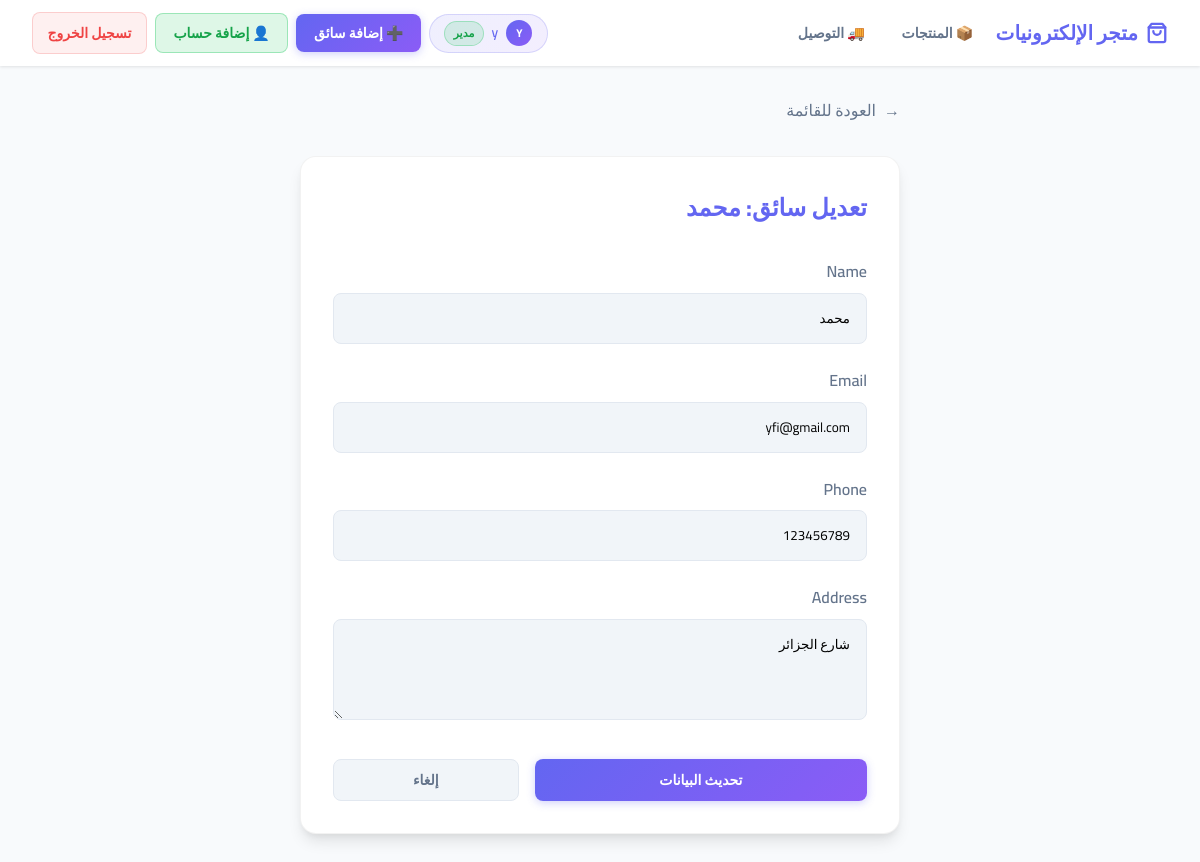
/delivery/edit/6/ (signed in), run on the app's committed database.
### delivery/models.py (models this page shows, shortened)
class Delivery(models.Model):
    name = models.CharField(max_length=100)
    email = models.CharField(max_length=100)
    phone = models.IntegerField()
    address = models.CharField(max_length=100)

### delivery/views.py (the view, shortened to what this page needs)
# urls.py: path('edit/<int:pk>/', views.DeliveryUpdateView.as_view(), name='delivery_update'),
class DeliveryUpdateView(LoginRequiredMixin, PermissionRequiredMixin, View):
    template_name = 'delivery/edit.html'
    permission_required = 'delivery.change_delivery'
    raise_exception = True
    def get(self, request, pk):
        delivery = get_object_or_404(Delivery, pk=pk)
        form = DeliveryForm(instance=delivery)
        return render(request, self.template_name, {'form': form, 'delivery': delivery})

### delivery/forms.py
class DeliveryForm(forms.ModelForm):
    class Meta:
        model = Delivery
        fields = ['name', 'email', 'phone', 'address']
        widgets = {
            'name': forms.TextInput(attrs={'class': 'form-control', 'placeholder': 'اسم السائق'}),
            'email': forms.EmailInput(attrs={'class': 'form-control', 'placeholder': 'البريد الإلكتروني'}),
            'phone': forms.TextInput(attrs={'class': 'form-control', 'placeholder': 'رقم الهاتف'}),
            'address': forms.Textarea(attrs={'class': 'form-control', 'placeholder': 'العنوان', 'rows': 3}),
        }

### delivery/templates/delivery/edit.html (shortened to what this page needs)
{% extends 'delivery/base.html' %}
{% block content %}
<div style="max-width: 600px; margin: 0 auto;">
    <div style="margin-bottom: 2rem;">
        <a href="{% url 'delivery:delivery_list' %}" style="text-decoration: none; color: var(--text-muted); display: flex; align-items: center; gap: 0.5rem;">
            <span>&rarr;</span> العودة للقائمة
        </a>
    </div>
    <div class="card">
        <h2 style="margin-bottom: 2rem; font-weight: 700; color: var(--primary);">تعديل سائق: {{ delivery.name }}</h2>
        <form method="post">
            {% for field in form %}
            <div class="form-group">
                <label for="{{ field.id_for_label }}">{{ field.label }}</label>
                {{ field }}
            </div>
            {% endfor %}
            <div style="margin-top: 2rem; display: flex; gap: 1rem;">
                <button type="submit" class="btn btn-primary" style="flex: 2;">تحديث البيانات</button>
                <a href="{% url 'delivery:delivery_list' %}" class="btn btn-secondary" style="flex: 1;">إلغاء</a>
            </div>
        </form>
    </div>
</div>
{% endblock %}

### delivery/templates/delivery/base.html (shortened to what this page needs)
{% load static %}
<!DOCTYPE html>
<html lang="ar" dir="rtl">
<head>
    <link href="{% static 'css/style.css' %}" rel="stylesheet">
</head>
<body>
    <nav class="navbar">
        <div class="navbar-links" style="flex:1;">
            <a href="{% url 'delivery:delivery_list' %}" class="navbar-brand">
                <svg width="22" height="22" viewBox="0 0 24 24" fill="none" stroke="currentColor" stroke-width="2.5" stroke-linecap="round" stroke-linejoin="round">
                    <path d="M6 2 3 6v14a2 2 0 0 0 2 2h14a2 2 0 0 0 2-2V6l-3-4Z"/>
                    <path d="M3 6h18"/><path d="M16 10a4 4 0 0 1-8 0"/>
                </svg>
                متجر الإلكترونيات
            </a>
            {% if user.is_authenticated %}
            <a href="{% url 'products:product_list' %}" class="nav-link" id="nav_products">📦 المنتجات</a>
            <a href="{% url 'delivery:delivery_list' %}" class="nav-link" id="nav_delivery">🚚 التوصيل</a>
            {% endif %}
        </div>
        <div class="navbar-links">
            {% if user.is_authenticated %}
                <div class="user-badge">
                    <div class="avatar">{{ user.username|slice:":1"|upper }}</div>
                    <span>{{ user.username }}</span>
                    {% if user.is_staff %}
                        <span class="permission-badge">مدير</span>
                    {% endif %}
                </div>
                {% if perms.delivery.add_delivery or user.is_staff %}
                <a href="{% url 'delivery:delivery_create' %}" class="btn btn-primary" id="nav_add_delivery">
                    ➕ إضافة سائق
                </a>
                {% endif %}
                {% if user.username == 'y' or user.is_superuser %}
                <a href="{% url 'accounts:register' %}" class="btn" id="nav_add_account"
                   style="background:rgba(34,197,94,0.15);color:#16a34a;border:1px solid rgba(34,197,94,0.35);">
                    👤 إضافة حساب
                </a>
                {% endif %}
                <form method="post" action="{% url 'accounts:logout' %}" class="logout-form">
                    <button type="submit" class="btn-logout" id="nav_logout_btn">تسجيل الخروج</button>
                </form>
            {% else %}
                <a href="{% url 'accounts:login' %}" class="btn btn-outline" id="nav_login_btn">تسجيل الدخول</a>
            {% endif %}
        </div>
    </nav>
    <div class="container animate-fade-in">
        {% block content %}{% endblock %}
    </div>
</body>
</html>

### static/css/style.css (style rules this page uses)
:root { --primary: #6366f1; --primary-hover: #4f46e5; --secondary: #64748b; --bg: #f8fafc; --card-bg: #ffffff; --text-main: #1e293b; --text-muted: #64748b; --danger: #ef4444; --success: #22c55e; --shadow: 0 10px 15px -3px rgba(0, 0, 0, 0.1), 0 4px 6px -2px rgba(0, 0, 0, 0.05); }
* { margin: 0; padding: 0; box-sizing: border-box; }
body { font-family: 'Cairo', 'Outfit', sans-serif; background-color: var(--bg); color: var(--text-main); line-height: 1.6; }
.navbar { background: rgba(255, 255, 255, 0.9); backdrop-filter: blur(12px); padding: 0.75rem 2rem; position: sticky; top: 0; z-index: 50; box-shadow: 0 1px 3px 0 rgba(0, 0, 0, 0.1); display: flex; justify-content: space-between; align-items: center; gap: 1rem; }
.navbar-brand { font-size: 1.25rem; font-weight: 700; color: var(--primary); text-decoration: none; display: flex; align-items: center; gap: 0.5rem; flex-shrink: 0; }
.navbar-links { display: flex; align-items: center; gap: 0.5rem; flex-wrap: wrap; }
.nav-link { padding: 0.45rem 0.9rem; border-radius: 0.5rem; text-decoration: none; font-weight: 600; font-size: 0.875rem; color: var(--text-muted); transition: all 0.2s; }
.user-badge { display: flex; align-items: center; gap: 0.5rem; background: linear-gradient(135deg, rgba(99,102,241,0.1), rgba(139,92,246,0.1)); border: 1px solid rgba(99,102,241,0.2); border-radius: 2rem; padding: 0.35rem 0.9rem; font-size: 0.85rem; font-weight: 600; color: var(--primary); }
.user-badge .avatar { width: 26px; height: 26px; border-radius: 50%; background: linear-gradient(135deg, #6366f1, #8b5cf6); display: flex; align-items: center; justify-content: center; color: white; font-size: 0.7rem; font-weight: 700; }
.permission-badge { font-size: 0.7rem; padding: 0.15rem 0.5rem; border-radius: 1rem; background: rgba(34,197,94,0.15); color: #16a34a; border: 1px solid rgba(34,197,94,0.3); }
.btn { display: inline-flex; align-items: center; justify-content: center; padding: 0.5rem 1.1rem; border-radius: 0.5rem; font-weight: 600; cursor: pointer; transition: all 0.2s; text-decoration: none; border: none; gap: 0.4rem; font-family: inherit; font-size: 0.875rem; }
.btn-primary { background: linear-gradient(135deg, #6366f1, #8b5cf6); color: white; box-shadow: 0 2px 8px rgba(99,102,241,0.3); }
.btn-secondary { background-color: #f1f5f9; color: var(--secondary); border: 1px solid #e2e8f0; }
.container { max-width: 1000px; margin: 2rem auto; padding: 0 1rem; }
.card { background: var(--card-bg); border-radius: 1rem; padding: 2rem; box-shadow: var(--shadow); border: 1px solid rgba(0, 0, 0, 0.05); }
.form-group { margin-bottom: 1.5rem; }
.form-group label { display: block; margin-bottom: 0.5rem; font-weight: 600; color: var(--text-muted); }
.form-control { width: 100%; padding: 0.75rem 1rem; border-radius: 0.5rem; border: 1px solid #e2e8f0; background: #f1f5f9; transition: all 0.2s; font-family: inherit; }
.animate-fade-in { animation: fadeIn 0.4s ease-out; }
.logout-form { display: inline; }
.btn-logout { background: rgba(239,68,68,0.08); color: var(--danger); border: 1px solid rgba(239,68,68,0.2); padding: 0.45rem 0.9rem; border-radius: 0.5rem; font-weight: 600; cursor: pointer; font-family: inherit; font-size: 0.875rem; transition: all 0.2s; }

### data on the page
Delivery: name "محمد", form "محمد" "yfi@gmail.com" "123456789" "شارع الجزائر"

### other printed values
{{ user.username|slice:":1"|upper }} "Y"
{{ user.username }} "y"
{{ field.label }} "Name" "Email" "Phone" "Address"
